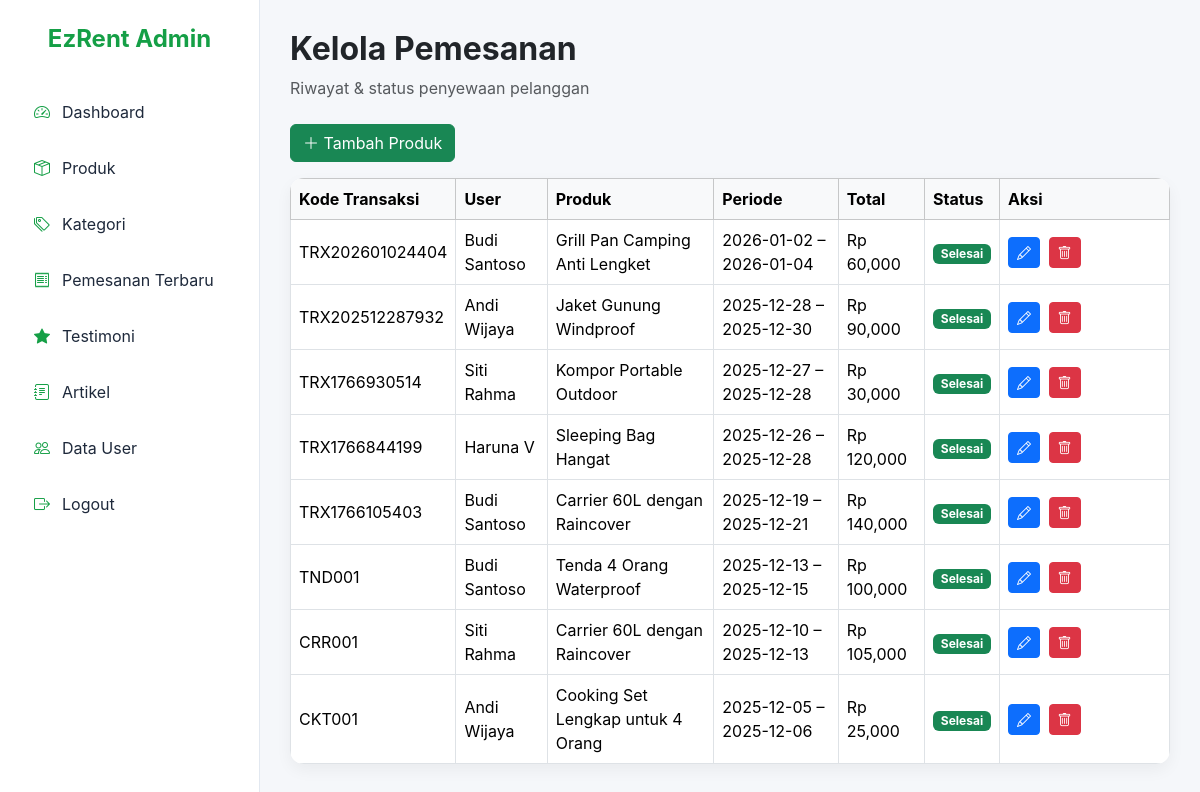
/index.php/admin/pemesanan, run on the app's committed database.
### tables this page shows
CREATE TABLE `transaksi` (
  `id_transaksi` int(11) NOT NULL,
  `kode_transaksi` varchar(30) DEFAULT NULL,
  `id_user` int(11) DEFAULT NULL,
  `id_produk` int(11) DEFAULT NULL,
  `tanggal_mulai` date DEFAULT NULL,
  `tanggal_selesai` date DEFAULT NULL,
  `jumlah_unit` int(11) DEFAULT NULL,
  `durasi_hari` int(11) DEFAULT NULL,
  `subtotal` decimal(10,2) DEFAULT NULL,
  `total_harga` decimal(10,2) DEFAULT NULL,
  `status` varchar(20) DEFAULT NULL,
  `metode_pembayaran` varchar(50) DEFAULT NULL,
  `catatan_admin` text DEFAULT NULL,
  `tanggal_konfirmasi` datetime DEFAULT NULL,
  `tanggal_selesai_real` datetime DEFAULT NULL,
  `denda` decimal(10,2) DEFAULT NULL,
  `created_at` timestamp NOT NULL DEFAULT current_timestamp(),
  `updated_at` timestamp NOT NULL DEFAULT current_timestamp() ON UPDATE current_timestamp()
);

CREATE TABLE `users` (
  `id_user` int(11) NOT NULL,
  `nama_lengkap` varchar(100) DEFAULT NULL,
  `email` varchar(100) DEFAULT NULL,
  `password` varchar(255) DEFAULT NULL,
  `no_telepon` varchar(20) DEFAULT NULL,
  `alamat` text DEFAULT NULL,
  `role` varchar(20) DEFAULT NULL,
  `status` varchar(20) DEFAULT NULL,
  `created_at` timestamp NOT NULL DEFAULT current_timestamp(),
  `updated_at` timestamp NOT NULL DEFAULT current_timestamp() ON UPDATE current_timestamp()
);

CREATE TABLE `produk` (
  `id_produk` int(11) NOT NULL,
  `id_kategori` int(11) DEFAULT NULL,
  `kode_produk` varchar(20) DEFAULT NULL,
  `nama_produk` varchar(100) DEFAULT NULL,
  `deskripsi` text DEFAULT NULL,
  `spesifikasi` text DEFAULT NULL,
  `harga` decimal(10,2) DEFAULT NULL,
  `stok` int(11) DEFAULT NULL,
  `stok_tersedia` int(11) DEFAULT NULL,
  `kondisi` varchar(20) DEFAULT NULL,
  `status` varchar(20) DEFAULT NULL,
  `rating` decimal(2,1) DEFAULT NULL,
  `jumlah_review` int(11) DEFAULT NULL,
  `jumlah_disewa` int(11) DEFAULT NULL,
  `is_recommended` tinyint(1) DEFAULT NULL,
  `created_at` timestamp NOT NULL DEFAULT current_timestamp(),
  `updated_at` timestamp NOT NULL DEFAULT current_timestamp() ON UPDATE current_timestamp()
);

### application/controllers/admin/Pemesanan.php (called while the page is built, shortened)
<?php
class Pemesanan extends CI_Controller {
    public function __construct()
    {
        $this->load->model('Transaksi_model');
         $this->load->model('User_model');
          $this->load->model('Produk_model');
    }
    public function index()
    {
        $data['transaksi'] = $this->Transaksi_model->get_all_admin();
        $data['users']     = $this->User_model->get_all();
        $data['produk']    = $this->Produk_model->get_all();
        $this->load->view('admin/pemesanan/index', $data);
    }
}

### index.php (called while the page is built, shortened)
<?php
require_once BASEPATH.'core/CodeIgniter.php';

### application/models/Transaksi_model.php (called while the page is built, shortened)
<?php
class Transaksi_model extends CI_Model {
    public function get_all_admin() {
        return $this->db
            ->select('transaksi.*, users.nama_lengkap, produk.nama_produk')
            ->from('transaksi')
            ->join('users', 'users.id_user = transaksi.id_user')
            ->join('produk', 'produk.id_produk = transaksi.id_produk')
            ->order_by('transaksi.created_at', 'DESC')
            ->get()->result();
    }
}

### application/views/admin/pemesanan/index.php (the view, shortened to what this page needs)
<!DOCTYPE html>
<html lang="id">
<head>
    <link href="https://cdn.jsdelivr.net/npm/bootstrap@5.3.2/dist/css/bootstrap.min.css" rel="stylesheet">
    <link href="https://cdn.jsdelivr.net/npm/bootstrap-icons@1.11.1/font/bootstrap-icons.css" rel="stylesheet">
</head>
<body>
<?php
$segment = $this->uri->segment(2);
function badgeStatus($status) {
    $map = [
        'pending' => 'secondary',
        'dibayar' => 'primary',
        'dikonfirmasi' => 'info',
        'disewa' => 'warning',
        'selesai' => 'success',
        'dibatalkan' => 'danger'
    ];
    return $map[$status] ?? 'dark';
}
?>
<div class="sidebar" id="sidebar">
    <h4>EzRent Admin</h4>
    <nav class="nav flex-column">
        <a class="nav-link <?= ($segment == '' || $segment == 'dashboard') ? 'active' : '' ?>"
           href="<?= base_url('admin/dashboard'); ?>">
            <i class="bi bi-speedometer2"></i> Dashboard
        </a>
        <a class="nav-link <?= ($segment == 'produk') ? 'active' : '' ?>"
           href="<?= base_url('admin/produk'); ?>">
            <i class="bi bi-box-seam"></i> Produk
        </a>
        <a class="nav-link <?= ($segment == 'kategori') ? 'active' : '' ?>"
           href="<?= base_url('admin/kategori'); ?>">
            <i class="bi bi-tags"></i> Kategori
        </a>
        <a class="nav-link <?= ($segment == 'transaksi') ? 'active' : '' ?>"
           href="<?= base_url('admin/transaksi'); ?>">
            <i class="bi bi-receipt"></i> Pemesanan Terbaru
        </a>
        <a class="nav-link <?= ($segment == 'testimoni') ? 'active' : '' ?>"
           href="<?= base_url('admin/testimoni'); ?>">
            <i class="bi bi-star-fill"></i> Testimoni
        </a>
        <a class="nav-link <?= ($segment == 'artikel') ? 'active' : '' ?>"
           href="<?= base_url('admin/artikel'); ?>">
            <i class="bi bi-journal-text"></i> Artikel
        </a>
        <a class="nav-link <?= ($segment == 'user') ? 'active' : '' ?>"
           href="<?= base_url('admin/user'); ?>">
            <i class="bi bi-people"></i> Data User
        </a>
        <a class="nav-link" href="<?= base_url('auth/logout'); ?>">
            <i class="bi bi-box-arrow-right"></i> Logout
        </a>
    </nav>
</div>
<div class="main-content">
    <h2 class="fw-bold mb-2">Kelola Pemesanan</h2>
    <p class="text-muted mb-4">Riwayat & status penyewaan pelanggan</p>
    <button class="btn btn-success mb-3" data-bs-toggle="modal" data-bs-target="#tambahModal">
            <i class="bi bi-plus-lg"></i> Tambah Produk
        </button>
    <table class="table table-bordered align-middle">
        <thead class="table-light">
            <tr>
                <th>Kode Transaksi</th>
                <th>User</th>
                <th>Produk</th>
                <th>Periode</th>
                <th>Total</th>
                <th>Status</th>
                <th width="170">Aksi</th>
            </tr>
        </thead>
        <tbody>
<?php foreach($transaksi as $t): ?>
<tr>
    <td><?= $t->kode_transaksi ?></td>
    <td><?= $t->nama_lengkap ?></td>
    <td><?= $t->nama_produk ?></td>
    <td><?= $t->tanggal_mulai ?> – <?= $t->tanggal_selesai ?></td>
    <td>Rp <?= number_format($t->total_harga) ?></td>
    <td>
        <span class="badge bg-<?= badgeStatus($t->status) ?>">
            <?= ucfirst($t->status) ?>
        </span>
    </td>
    <td class="text-nowrap">
        <button class="btn btn-sm btn-primary me-1"
            onclick="openEditModal(
                '<?= $t->id_transaksi ?>',
                '<?= $t->status ?>',
                '<?= htmlspecialchars($t->catatan_admin ?? '', ENT_QUOTES) ?>',
                '<?= $t->denda ?>'
            )">
            <i class="bi bi-pencil"></i>
        </button>
        <a href="<?= base_url('admin/transaksi/hapus/'.$t->id_transaksi) ?>"
           onclick="return confirm('Hapus transaksi ini?')"
           class="btn btn-sm btn-danger">
           <i class="bi bi-trash"></i>
        </a>
    </td>
</tr>
<?php endforeach; ?>
</tbody>
    </table>
</div>
</body>
</html>

### application/views/admin/pemesanan/index.php (style rules this page uses)
body { background-color: #f5f7fa; font-family: 'Inter', sans-serif; overflow-x: hidden; }
.sidebar { width: 260px; background-color: #ffffff; height: 100vh; position: fixed; left: 0; top: 0; padding-top: 25px; transition: 0.3s; z-index: 1000; border-right: 1px solid #e2e8f0; }
.sidebar h4 { color: #159F46; text-align: center; font-weight: 700; margin-bottom: 30px; }
.nav-link { color: #1e293b !important; padding: 12px 22px; display: flex; gap: 12px; border-radius: 8px; margin: 4px 12px; transition: 0.2s ease; }
.nav-link i { color: #159F46; }
.main-content { margin-left: 260px; padding: 30px; }
.table { background: #fff; border-radius: 14px; overflow: hidden; box-shadow: 0 6px 16px rgba(0,0,0,0.05); }

### data on the page
transaksi: kode_transaksi "TRX202601024404", id_user.nama_lengkap "Budi Santoso", id_produk.nama_produk "Grill Pan Camping Anti Lengket", tanggal_mulai "2026-01-02", tanggal_selesai "2026-01-04", total_harga "60,000", status "Selesai"
transaksi: kode_transaksi "TRX202512287932", id_user.nama_lengkap "Andi Wijaya", id_produk.nama_produk "Jaket Gunung Windproof", tanggal_mulai "2025-12-28", tanggal_selesai "2025-12-30", total_harga "90,000", status "Selesai"
transaksi: kode_transaksi "TRX1766930514", id_user.nama_lengkap "Siti Rahma", id_produk.nama_produk "Kompor Portable Outdoor", tanggal_mulai "2025-12-27", tanggal_selesai "2025-12-28", total_harga "30,000", status "Selesai"
transaksi: kode_transaksi "TRX1766844199", id_user.nama_lengkap "Haruna V", id_produk.nama_produk "Sleeping Bag Hangat", tanggal_mulai "2025-12-26", tanggal_selesai "2025-12-28", total_harga "120,000", status "Selesai"
transaksi: kode_transaksi "TRX1766105403", id_user.nama_lengkap "Budi Santoso", id_produk.nama_produk "Carrier 60L dengan Raincover", tanggal_mulai "2025-12-19", tanggal_selesai "2025-12-21", total_harga "140,000", status "Selesai"
transaksi: kode_transaksi "TND001", id_user.nama_lengkap "Budi Santoso", id_produk.nama_produk "Tenda 4 Orang Waterproof", tanggal_mulai "2025-12-13", tanggal_selesai "2025-12-15", total_harga "100,000", status "Selesai"
transaksi: kode_transaksi "CRR001", id_user.nama_lengkap "Siti Rahma", id_produk.nama_produk "Carrier 60L dengan Raincover", tanggal_mulai "2025-12-10", tanggal_selesai "2025-12-13", total_harga "105,000", status "Selesai"
transaksi: kode_transaksi "CKT001", id_user.nama_lengkap "Andi Wijaya", id_produk.nama_produk "Cooking Set Lengkap untuk 4 Orang", tanggal_mulai "2025-12-05", tanggal_selesai "2025-12-06", total_harga "25,000", status "Selesai"
